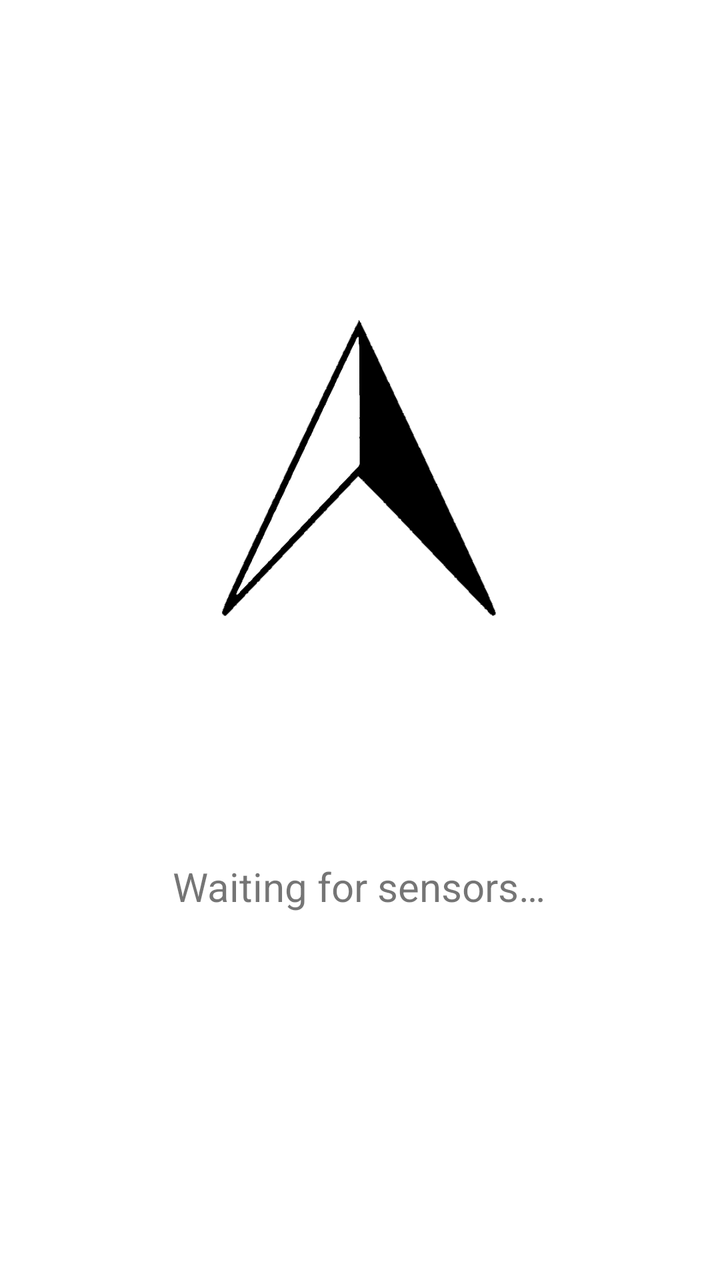
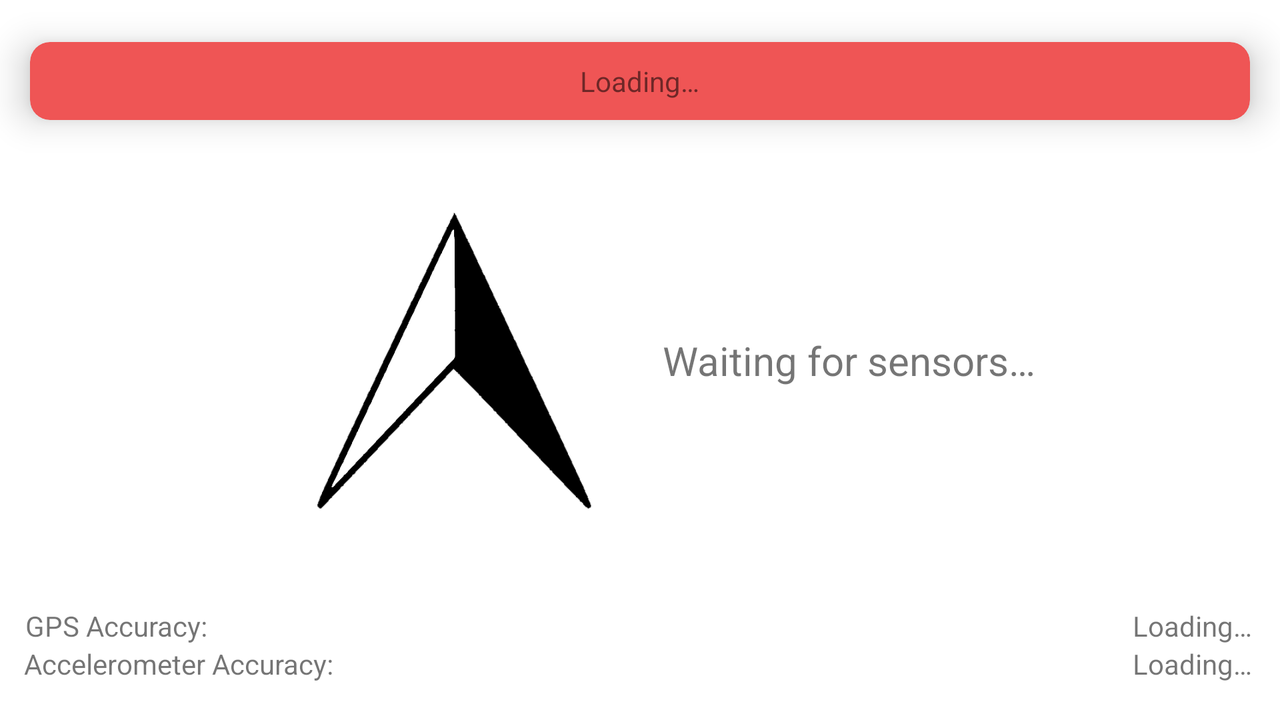

First picture: res/layout/ on a phone held upright. Second picture: the repository's own variant of that layout, on a device whose configuration matches the variant's folder. Source for both follows.
<!-- AndroidManifest.xml: application theme Theme.TrashFinder -->
<!-- res/layout/fragment_compass.xml -->
<?xml version="1.0" encoding="utf-8"?>
<androidx.constraintlayout.widget.ConstraintLayout xmlns:android="http://schemas.android.com/apk/res/android"
    xmlns:app="http://schemas.android.com/apk/res-auto"
    android:id="@+id/compass"
    android:layout_width="match_parent"
    android:layout_height="match_parent">

    
    <ImageView
        android:id="@+id/compass_icon"
        android:layout_width="150dp"
        android:layout_height="150dp"
        android:contentDescription="@string/compass_icon_description"
        app:layout_constraintBottom_toBottomOf="parent"
        app:layout_constraintEnd_toEndOf="parent"
        app:layout_constraintHorizontal_bias="0.498"
        app:layout_constraintStart_toStartOf="parent"
        app:layout_constraintTop_toTopOf="parent"
        app:layout_constraintVertical_bias="0.323"
        app:srcCompat="?attr/icon_compass" />

    
    <TextView
        android:id="@+id/compass_text_difference_distance"
        android:layout_width="wrap_content"
        android:layout_height="wrap_content"
        android:text="@string/waiting_for_sensors"
        android:textSize="20sp"
        app:layout_constraintBottom_toBottomOf="parent"
        app:layout_constraintEnd_toEndOf="parent"
        app:layout_constraintHorizontal_bias="0.498"
        app:layout_constraintStart_toStartOf="parent"
        app:layout_constraintTop_toBottomOf="@+id/compass_icon"
        app:layout_constraintVertical_bias="0.398" />
</androidx.constraintlayout.widget.ConstraintLayout>
<!-- resources referenced by this layout -->
<resources>
  <string name="compass_icon_description">Compass icon</string>
  <string name="waiting_for_sensors">Waiting for sensors…</string>
  <style name="Theme.TrashFinder" parent="Theme.MaterialComponents.DayNight.DarkActionBar">
          
          <item name="colorPrimary">@color/purple_500</item>
          <item name="colorPrimaryVariant">@color/purple_700</item>
          <item name="colorOnPrimary">@color/white</item>
          
          <item name="colorSecondary">@color/teal_200</item>
          <item name="colorSecondaryVariant">@color/teal_700</item>
          <item name="colorOnSecondary">@color/black</item>
          
          <item name="android:statusBarColor" tools:targetApi="l">?attr/colorPrimaryVariant</item>
          
          <item name="icon_compass">@drawable/arrow_compass_light</item>
      </style>
  <color name="purple_500">#FF6200EE</color>
  <color name="purple_700">#FF3700B3</color>
  <color name="white">#FFFFFFFF</color>
  <color name="teal_200">#FF03DAC5</color>
  <color name="teal_700">#FF018786</color>
  <color name="black">#FF000000</color>
  <!-- drawable arrow_compass_light: png bitmap (drawable, 21020 bytes) -->
</resources>
<!-- res/layout-land/fragment_compass.xml (the repository's variant of the layout above) -->
<!-- drawn on the phone turned sideways -->
<?xml version="1.0" encoding="utf-8"?>
<androidx.constraintlayout.widget.ConstraintLayout xmlns:android="http://schemas.android.com/apk/res/android"
    xmlns:app="http://schemas.android.com/apk/res-auto"
    xmlns:card_view="http://schemas.android.com/tools"
    android:id="@+id/compass"
    android:layout_width="match_parent"
    android:layout_height="match_parent">

    <com.google.android.material.card.MaterialCardView
        android:id="@+id/compass_cardview_warning"
        android:layout_width="match_parent"
        android:layout_height="wrap_content"
        android:backgroundTint="@color/red"
        android:visibility="visible"
        app:layout_constraintBottom_toTopOf="@+id/compass_icon"
        app:layout_constraintEnd_toEndOf="parent"
        app:layout_constraintHorizontal_bias="0.0"
        app:layout_constraintStart_toStartOf="parent"
        app:layout_constraintTop_toTopOf="parent"
        app:layout_constraintVertical_bias="0.0"
        card_view:cardBackgroundColor="?attr/colorSurface"
        card_view:cardCornerRadius="10dp"
        card_view:cardElevation="10dp"
        card_view:cardMaxElevation="12dp"
        card_view:cardPreventCornerOverlap="true"
        card_view:cardUseCompatPadding="true">

        <LinearLayout
            android:layout_width="match_parent"
            android:layout_height="match_parent"
            android:layout_margin="10dp"
            android:orientation="vertical">
            <TextView
                android:id="@+id/compass_text_warning"
                android:layout_width="wrap_content"
                android:layout_height="wrap_content"
                android:layout_gravity="center"
                android:text="@string/loading" />
        </LinearLayout>
    </com.google.android.material.card.MaterialCardView>

    <ImageView
        android:id="@+id/compass_icon"
        android:layout_width="150dp"
        android:layout_height="150dp"
        android:contentDescription="@string/compass_icon_description"
        app:layout_constraintBottom_toBottomOf="parent"
        app:layout_constraintEnd_toEndOf="parent"
        app:layout_constraintHorizontal_bias="0.311"
        app:layout_constraintStart_toStartOf="parent"
        app:layout_constraintTop_toTopOf="parent"
        app:layout_constraintVertical_bias="0.498"
        app:srcCompat="?attr/icon_compass" />

    <TextView
        android:id="@+id/compass_text_difference_distance"
        android:layout_width="wrap_content"
        android:layout_height="wrap_content"
        android:text="@string/waiting_for_sensors"
        android:textSize="20sp"
        app:layout_constraintBottom_toBottomOf="parent"
        app:layout_constraintEnd_toEndOf="parent"
        app:layout_constraintHorizontal_bias="0.193"
        app:layout_constraintStart_toEndOf="@+id/compass_icon"
        app:layout_constraintTop_toTopOf="parent" />

    <TextView
        android:id="@+id/textView7"
        android:layout_width="wrap_content"
        android:layout_height="wrap_content"
        android:text="@string/compass_accuracy_gps"
        app:layout_constraintBottom_toTopOf="@+id/textView8"
        app:layout_constraintEnd_toEndOf="parent"
        app:layout_constraintHorizontal_bias="0.023"
        app:layout_constraintStart_toStartOf="parent"
        app:layout_constraintTop_toTopOf="parent"
        app:layout_constraintVertical_bias="1.0" />

    <TextView
        android:id="@+id/textView8"
        android:layout_width="wrap_content"
        android:layout_height="wrap_content"
        android:text="@string/compass_accuracy_accelerometer"
        app:layout_constraintBottom_toBottomOf="parent"
        app:layout_constraintEnd_toEndOf="parent"
        app:layout_constraintHorizontal_bias="0.025"
        app:layout_constraintStart_toStartOf="parent"
        app:layout_constraintTop_toTopOf="parent"
        app:layout_constraintVertical_bias="0.945" />

    <TextView
        android:id="@+id/compass_text_accuracy_accelerometer"
        android:layout_width="wrap_content"
        android:layout_height="wrap_content"
        android:text="@string/loading"
        android:textAlignment="textEnd"
        app:layout_constraintBottom_toTopOf="@+id/compass_text_accuracy_gps"
        app:layout_constraintEnd_toEndOf="parent"
        app:layout_constraintHorizontal_bias="0.976"
        app:layout_constraintStart_toStartOf="parent"
        app:layout_constraintTop_toTopOf="parent"
        app:layout_constraintVertical_bias="1.0" />

    <TextView
        android:id="@+id/compass_text_accuracy_gps"
        android:layout_width="wrap_content"
        android:layout_height="wrap_content"
        android:text="@string/loading"
        android:textAlignment="textEnd"
        app:layout_constraintBottom_toBottomOf="parent"
        app:layout_constraintEnd_toEndOf="parent"
        app:layout_constraintHorizontal_bias="0.976"
        app:layout_constraintStart_toStartOf="parent"
        app:layout_constraintTop_toTopOf="parent"
        app:layout_constraintVertical_bias="0.945" />
</androidx.constraintlayout.widget.ConstraintLayout>
<!-- resources referenced by the variant -->
<!-- as the phone turned sideways resolves them -->
<resources>
  <color name="red">#EF5555</color>
  <string name="compass_accuracy_accelerometer">Accelerometer Accuracy:</string>
  <string name="compass_accuracy_gps">GPS Accuracy:</string>
  <string name="compass_icon_description">Compass icon</string>
  <string name="loading">Loading…</string>
  <string name="waiting_for_sensors">Waiting for sensors…</string>
  <style name="Theme.TrashFinder" parent="Theme.MaterialComponents.DayNight.DarkActionBar">
          
          <item name="colorPrimary">@color/purple_500</item>
          <item name="colorPrimaryVariant">@color/purple_700</item>
          <item name="colorOnPrimary">@color/white</item>
          
          <item name="colorSecondary">@color/teal_200</item>
          <item name="colorSecondaryVariant">@color/teal_700</item>
          <item name="colorOnSecondary">@color/black</item>
          
          <item name="android:statusBarColor" tools:targetApi="l">?attr/colorPrimaryVariant</item>
          
          <item name="icon_compass">@drawable/arrow_compass_light</item>
      </style>
  <color name="purple_500">#FF6200EE</color>
  <color name="purple_700">#FF3700B3</color>
  <color name="white">#FFFFFFFF</color>
  <color name="teal_200">#FF03DAC5</color>
  <color name="teal_700">#FF018786</color>
  <color name="black">#FF000000</color>
  <!-- drawable arrow_compass_light: png bitmap (drawable, 21020 bytes) -->
</resources>
